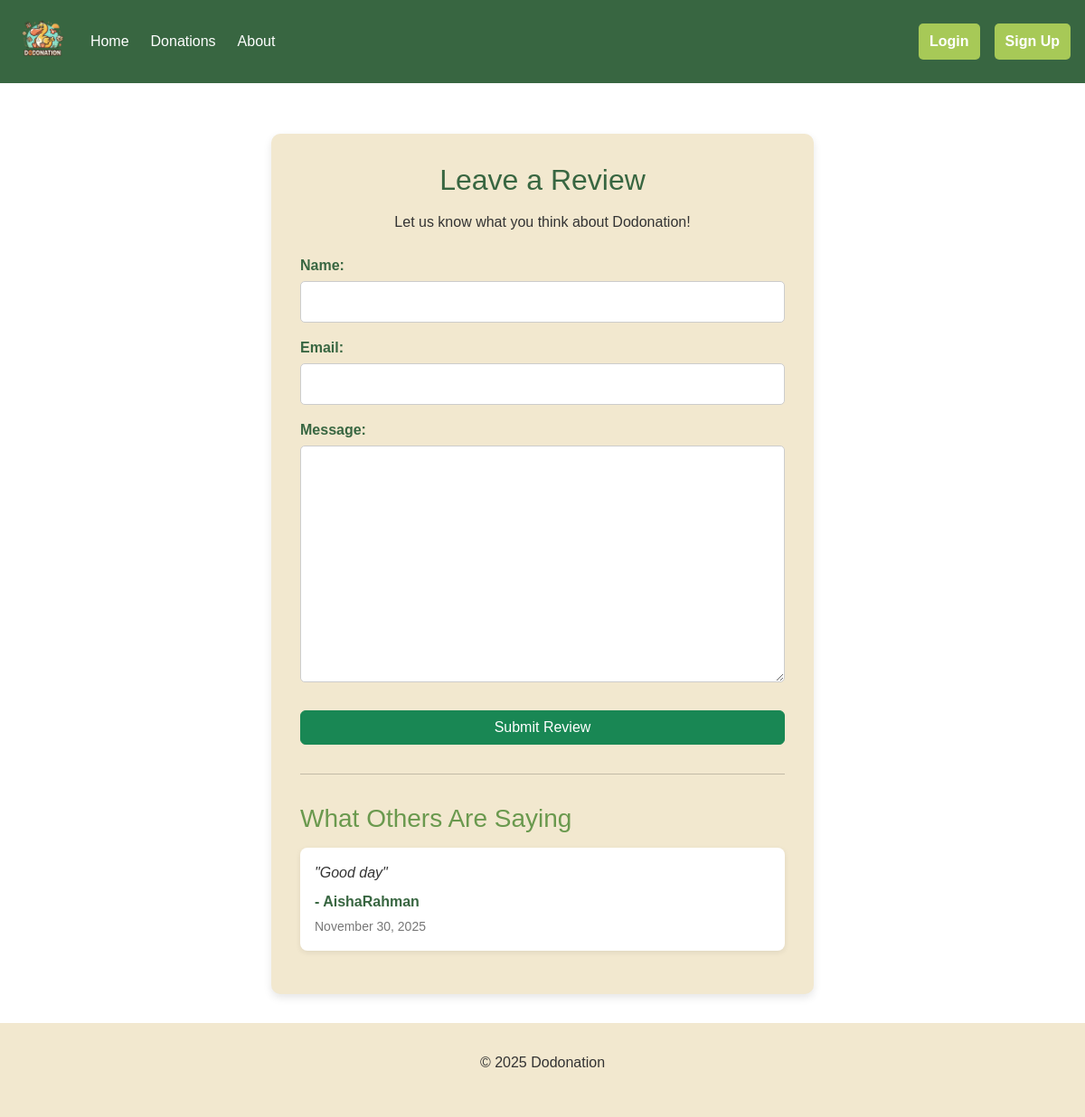
The page /donations/reviews/ (signed in) on the database its author committed.
### core/models.py (models this page shows, shortened)
class GeneralReview(models.Model):
    user = models.ForeignKey(User, on_delete=models.SET_NULL, null=True, blank=True)
    name = models.CharField(max_length=100)
    email = models.EmailField()
    message = models.TextField()
    created_at = models.DateTimeField(auto_now_add=True)

### core/views.py (the view)
# urls.py: path('reviews/', views.leave_review, name='leave_review'),
@login_required_home
def leave_review(request):
    if request.method == 'POST':
        form = ReviewForm(request.POST)
        if form.is_valid():
            form.save()
            return redirect('leave_review')
    else:
        form = ReviewForm()
    reviews = GeneralReview.objects.order_by('-created_at')
    return render(request, 'core/leave_review.html', {'form': form, 'reviews': reviews})

### core/forms.py
class ReviewForm(forms.ModelForm):
    class Meta:
        model = GeneralReview
        fields = ['name', 'email', 'message']

### core/templates/core/leave_review.html (shortened to what this page needs)
{% extends 'base.html' %}
{% block content %}
<div style="display: flex; justify-content: center; align-items: flex-start; min-height: 70vh; padding-top: 2rem;">
    <div style="width: 100%; max-width: 600px; padding: 2rem; background-color: var(--cream); border-radius: 10px; box-shadow: 0 4px 10px rgba(0,0,0,0.1);">
        <h2 style="text-align: center; color: var(--dark-green); margin-bottom: 1rem;">Leave a Review</h2>
        <p style="text-align: center; margin-bottom: 1.5rem;">Let us know what you think about Dodonation!</p>
        <form method="POST" action="">
            {% for field in form %}
                <div style="margin-bottom: 1rem;">
                    {{ field.label_tag }}
                    {{ field }}
                </div>
            {% endfor %}
            <div style="text-align: center; margin-top: 1.5rem;">
                <button type="submit" class="btn btn-success" style="width: 100%;">Submit Review</button>
            </div>
        </form>
        <hr style="margin-top: 2rem; margin-bottom: 2rem;">
        <h3 style="color: var(--medium-green); margin-bottom: 1rem;">What Others Are Saying</h3>
        <div class="review-list">
            {% for review in reviews %}
                <div style="background: #fff; border-radius: 8px; padding: 1rem; margin-bottom: 1rem; box-shadow: 0 2px 6px rgba(0,0,0,0.08);">
                    <p style="font-style: italic; margin-bottom: 0.5rem;">"{{ review.message }}"</p>
                    <strong style="color: var(--dark-green);">- {{ review.name }}</strong>
                    <small style="display: block; color: #777; margin-top: 0.3rem;">{{ review.created_at|date:"F d, Y" }}</small>
                </div>
            {% empty %}
                <p style="text-align: center; color: #666;">No reviews yet. Be the first!</p>
            {% endfor %}
        </div>
    </div>
</div>
{% endblock %}

### templates/base.html (style rules this page uses)
:root { --dark-green: #386641; --medium-green: #6A994E; --light-green: #A7C957; --cream: #F2E8CF; }
body { font-family: Arial, sans-serif; margin: 0; padding: 0; color: #333; }

### core/templates/core/leave_review.html (style rules this page uses)
input[type="text"], input[type="email"], textarea { width: 100%; padding: 10px; border: 1px solid #ccc; border-radius: 5px; box-sizing: border-box; font-size: 1rem; font-family: inherit; background-color: white; }
textarea { min-height: 100px; resize: vertical; }
label { display: block; margin-bottom: 0.3rem; font-weight: bold; color: var(--dark-green); }

### rows shown on the page
GeneralReview: message "Good day", name "AishaRahman", created_at "November 30, 2025"

### other values the page prints
{{ field.label_tag }} "Name:" "Email:" "Message:"
